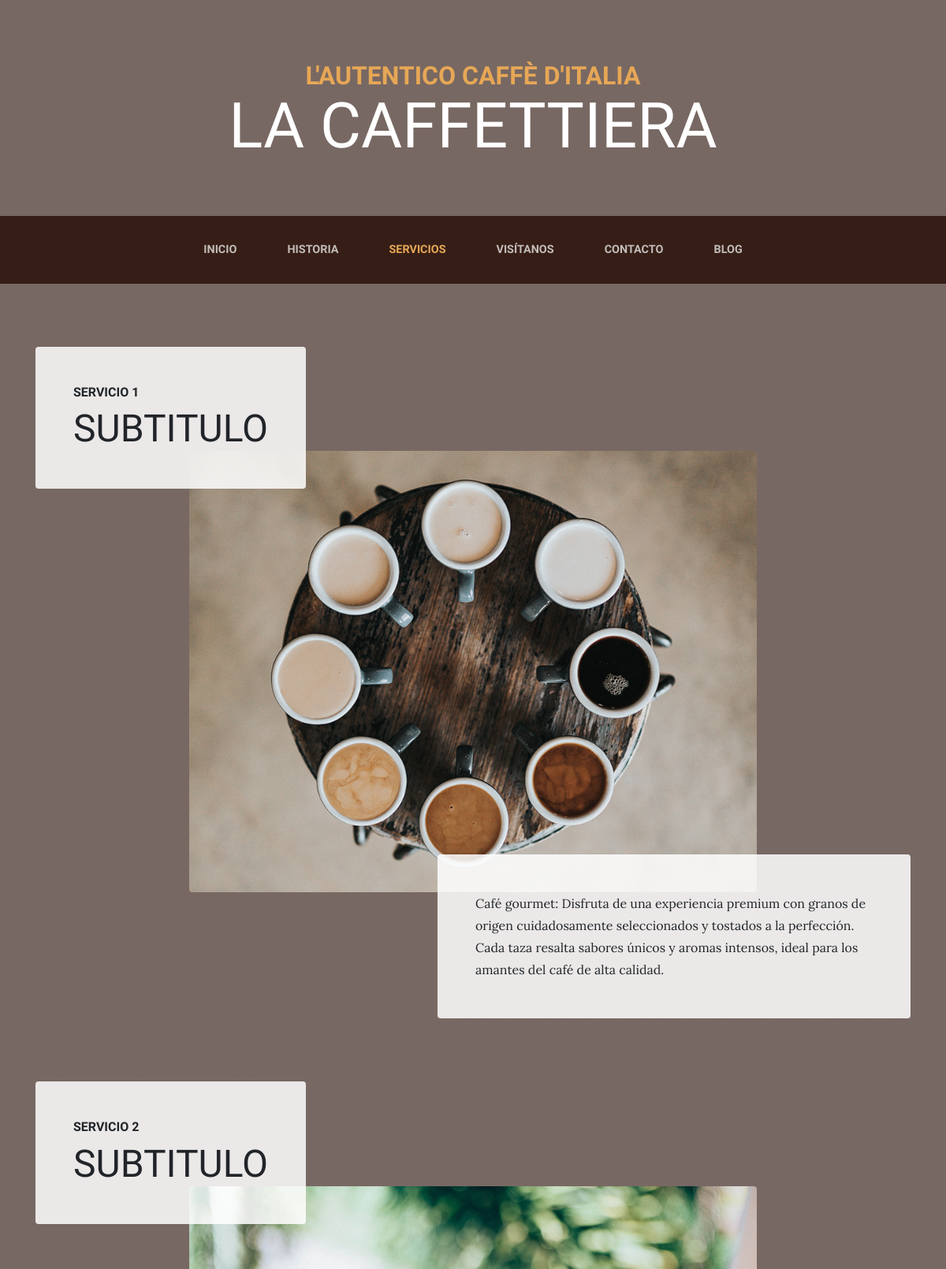
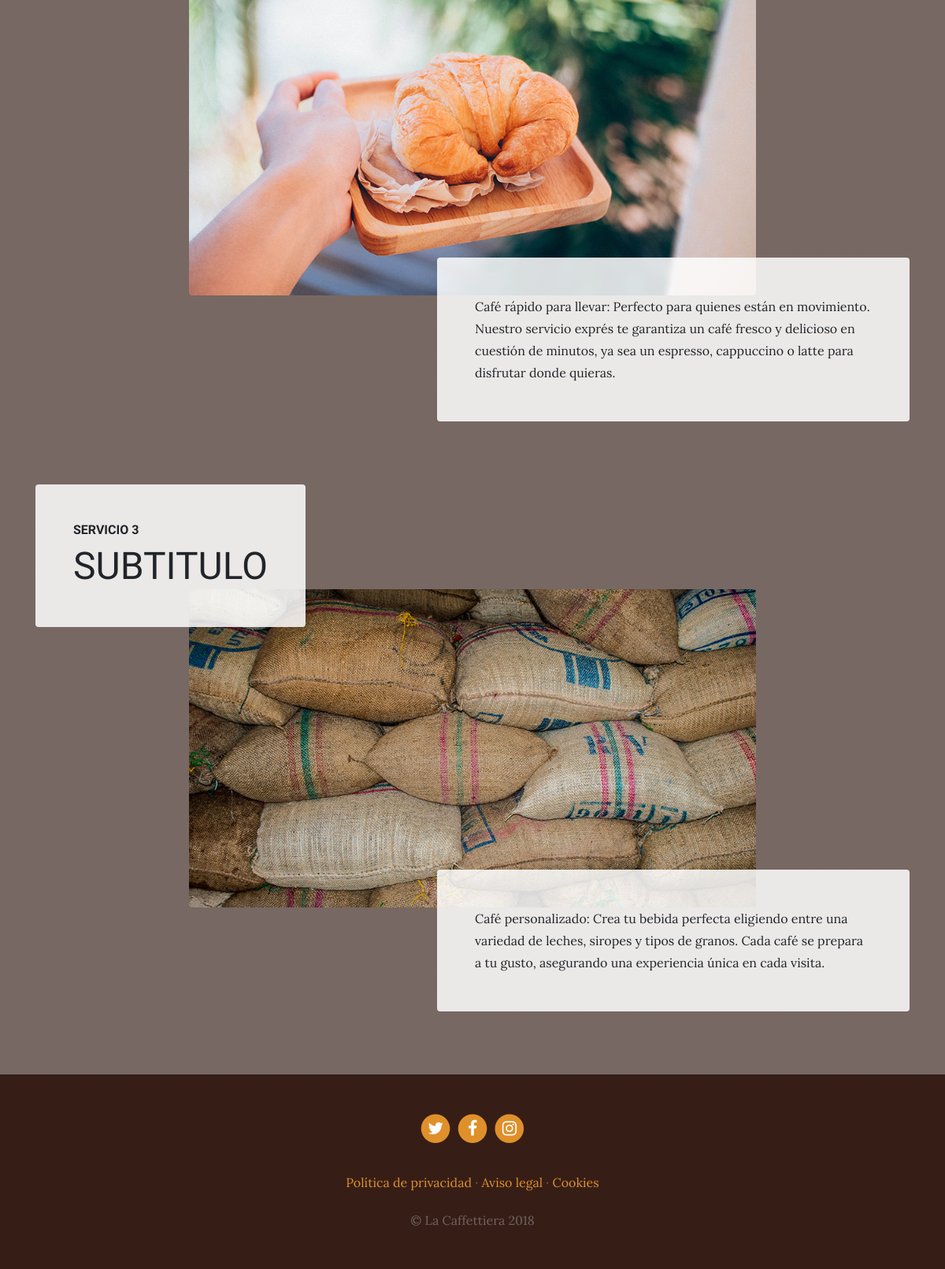
Page /services/ on the committed database (2 pictures, top to bottom).
### services/models.py (models this page shows, shortened)
class Service(models.Model):
    title= models.CharField(max_length=200, verbose_name='Titulo')
    subtitle= models.CharField(max_length=200, verbose_name='Subtitulo')
    content= models.TextField(verbose_name='Contenido')
    image= models.ImageField(upload_to='services/', height_field=None, width_field=None, max_length=None, verbose_name='Imagen')
    created= models.DateTimeField(auto_now_add=True, verbose_name='Creado')
    updated= models.DateTimeField(auto_now=True, verbose_name='Modificado')
    class Meta:
        verbose_name = 'servicio'
        verbose_name_plural = 'servicios'
        ordering = ['created']

### services/views.py (the view)
# urls.py: path('services/', include('services.urls')),
def services(request):
    return render(request, 'services/services.html', {'servicios': models.Service.objects.all})

### services/templates/services/services.html (shortened to what this page needs)
{% extends "core/base.html" %}
{% load static %}
{% block content %}
{% for servicio in servicios %}
<section class="page-section">
  <div class="container">
    <div class="product-item">
      <div class="product-item-title d-flex">
        <div class="bg-faded p-5 d-flex mr-auto rounded">
          <h2 class="section-heading mb-0">
            <span class="section-heading-upper">{{ servicio.title }}</span>
            <span class="section-heading-lower">{{ servicio.subtitle }}</span>
          </h2>
        </div>
      </div>
      <img class="product-item-img mx-auto d-flex rounded img-fluid mb-3 mb-lg-0" src="{{ servicio.image.url }}" alt="">
      <div class="product-item-description d-flex ml-auto">
        <div class="bg-faded p-5 rounded">
          <p class="mb-0">{{ servicio.content }}</p>
        </div>
      </div>
    </div>
  </div>
</section>
{% endfor %}
{% endblock content %}

### Core/templates/core/base.html (shortened to what this page needs)
{% load static %}
<!DOCTYPE html>
<html lang="es">
  <head>
    <link href="{% static 'core/vendor/bootstrap/css/bootstrap.min.css' %}" rel="stylesheet">
    <link href="{% static 'vendor/font-awesome/css/font-awesome.min.css' %}" rel="stylesheet" type="text/css">
    <link href="{% static "css/business-casual.css" %}" rel="stylesheet">
  </head>
  <body>
    <h1 class="site-heading text-center text-white d-none d-lg-block">
      <span class="site-heading-upper text-primary mb-3">L'autentico caffè d'italia</span>
      <span class="site-heading-lower">La Caffettiera</span>
    </h1>
    <nav class="navbar navbar-expand-lg navbar-dark py-lg-4" id="mainNav">
      <div class="container">
        <div class="collapse navbar-collapse" id="navbarResponsive">
          <ul class="navbar-nav mx-auto">
            <li class="nav-item {% if request.path == '/' %}active{% endif %} px-lg-4">
              <a class="nav-link text-uppercase text-expanded" href="{% url "home" %}">Inicio</a>
            </li>
            <li class="nav-item {% if request.path == '/about' %}active{% endif %} px-lg-4">
              <a class="nav-link text-uppercase text-expanded" href="{% url "about" %}">Historia</a>
            </li>
            <li class="nav-item {% if request.path == '/services/' %}active{% endif %} px-lg-4">
              <a class="nav-link text-uppercase text-expanded" href="{% url "services" %}">Servicios</a>
            </li>
            <li class="nav-item {% if request.path == '/store' %}active{% endif %} px-lg-4">
              <a class="nav-link text-uppercase text-expanded" href="{% url "store" %}">Visítanos</a>
            </li>
            <li class="nav-item {% if request.path == '/contact' %}active{% endif %} px-lg-4">
              <a class="nav-link text-uppercase text-expanded" href="{% url "contact" %}">Contacto</a>
            </li>
            <li class="nav-item {% if request.path == '/blog' %}active{% endif %} px-lg-4">
              <a class="nav-link text-uppercase text-expanded" href="{% url "blog" %}">Blog</a>
            </li>
          </ul>
        </div>
      </div>
    </nav>
    {% block content %}{% endblock content %}
      <footer class="footer text-faded text-center py-5">
      <div class="container">
        <p class="m-0">
          <a href="#" class="link">
            <span class="fa-stack fa-lg">
              <i class="fa fa-circle fa-stack-2x"></i>
              <i class="fa fa-twitter fa-stack-1x fa-inverse"></i>
            </span>
          </a>
          <a href="#" class="link">
            <span class="fa-stack fa-lg">
              <i class="fa fa-circle fa-stack-2x"></i>
              <i class="fa fa-facebook fa-stack-1x fa-inverse"></i>
            </span>
          </a>
          <a href="#" class="link">
            <span class="fa-stack fa-lg">
              <i class="fa fa-circle fa-stack-2x"></i>
              <i class="fa fa-instagram fa-stack-1x fa-inverse"></i>
            </span>
          </a>
      </p>
        <p class="m-0 mbt">
          <a href="sample.html" class="link">Política de privacidad</a> ·
          <a href="sample.html" class="link">Aviso legal</a> ·
          <a href="sample.html" class="link">Cookies</a>
    </p>
        <p class="m-0 mbt1">&copy; La Caffettiera 2018</p>
      </div>
  </footer>
  </body>
</html>

### static/css/business-casual.css (style rules this page uses)
body { font-family: 'Lora'; background: linear-gradient(rgba(47, 23, 15, 0.65), rgba(47, 23, 15, 0.65)), url("../img/bg.jpg"); background-attachment: fixed; background-position: center; background-size: cover; }
h1, h2, h3, h4, h5, h6 { font-family: 'Raleway'; }
p { line-height: 1.75; }
.text-faded { color: rgba(255, 255, 255, 0.3); }
.site-heading { margin-top: 5rem; margin-bottom: 5rem; text-transform: uppercase; line-height: 1; font-family: 'Raleway'; }
.site-heading .site-heading-upper { display: block; font-size: 2rem; font-weight: 800; }
.site-heading .site-heading-lower { font-size: 5rem; font-weight: 100; line-height: 4rem; }
.page-section { margin-top: 5rem; margin-bottom: 5rem; }
.section-heading { text-transform: uppercase; }
.section-heading .section-heading-upper { display: block; font-size: 1rem; font-weight: 800; padding-bottom:.5rem; }
.section-heading .section-heading-lower { display: block; font-size: 3rem; font-weight: 100; }
.bg-faded { background-color: rgba(255, 255, 255, 0.85); }
#mainNav { background-color: rgba(47, 23, 15, 0.9); font-family: 'Raleway'; }
#mainNav .navbar-nav .nav-item .nav-link { color: rgba(255, 255, 255, 0.7); font-weight: 800; }
#mainNav .navbar-nav .nav-item.active .nav-link { color: #e6a756; }
@media (min-width: 992px) { #mainNav .navbar-nav .nav-item .nav-link { font-size: 0.9rem; } }
@media (min-width: 992px) { .product-item .product-item-title { position: relative; z-index: 1; margin-bottom: -3rem; } }
@media (min-width: 992px) { .product-item .product-item-img { position: relative; z-index: 0; max-width: 60vw; } }
@media (min-width: 992px) { .product-item .product-item-description { position: relative; z-index: 1; margin-top: -3rem; max-width: 50vw; } }
.footer { background-color: rgba(47, 23, 15, 0.9); }
.text-primary { color: #e6a756 !important; }
.mbt { padding-top: 2rem; }
.mbt1 { padding-top: 1.25rem; }
a.link { color: #df902a; }

### rows in the picture
Service: title "SERVICIO 1", subtitle "SUBTITULO", image (picture), content "Café gourmet: Disfruta de una experiencia premium con granos de origen cuidadosamente seleccionados y tostados a la perfección. Cada taza resalta sabores únicos y aromas intensos, ideal para los amantes del café de alta calidad."
Service: title "SERVICIO 2", subtitle "SUBTITULO", image (picture), content "Café rápido para llevar: Perfecto para quienes están en movimiento. Nuestro servicio exprés te garantiza un café fresco y delicioso en cuestión de minutos, ya sea un espresso, cappuccino o latte para disfrutar donde quieras."
Service: title "SERVICIO 3", subtitle "SUBTITULO", image (picture), content "Café personalizado: Crea tu bebida perfecta eligiendo entre una variedad de leches, siropes y tipos de granos. Cada café se prepara a tu gusto, asegurando una experiencia única en cada visita."
